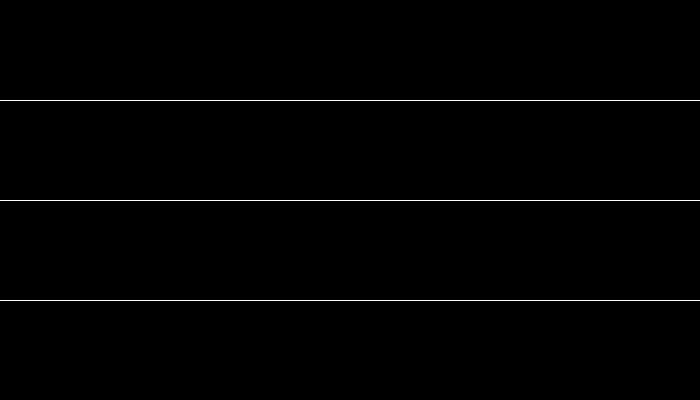
Frame 1 (no input)
Frame 60 (the mouse pressed at the canvas centre just before this capture): identical to frame 1, image omitted
Frame 120 (the mouse held since frame 60 and released just before this capture): identical to frame 1, image omitted

The Processing sketch that drew this single still picture (run headless with seeded random() and noise(); from frame 60 on, the mouse is pressed at the canvas centre):

// Processing sketch: processing_35835
// ── processing_35835.pde

int noLines = 3;

float speeds[] = {1,2,1}; 
float restLine[]= {100,200,300};
float disp[] = {0,0,0};
boolean mousemoving;

void setup() {
  size(700,400); 
  background(0); 
  stroke(255);
  smooth();
}



void draw() {
  
  background(0);
  
//// makes them move to the mouse and go back to rest
  if (mousemoving) {
  for (int i = 0; i < noLines; i++) {
      speeds[i] = speeds[i];
      
   if (restLine[i]+disp[i] < mouseY) {
        disp[i] += speeds[i];
      }
   if (restLine[i]+disp[i] > mouseY) {
        disp[i] -= speeds[i];
      }
    }
  }else{
    
     speeds[0] = speeds[0];
     speeds[1] = speeds[1];
     speeds[2] = speeds[2];
    for (int i = 0; i < noLines; i++) {
      if(disp[i] < 0) {
        disp[i] += speeds[i];

      }
   if (disp[i] > 0) {
     disp[i] -= speeds[i];
      }
    }
  }

  // this draws the lines
  
    for (int i = 0; i < noLines; i++) {
    for (int k = 1; k <= noLines; k++){
    line( 0, restLine[i]+(disp[i]/700)*mouseX, (width)*k + 1, restLine[i]+(disp[i]/700)*mouseX);
    }
  }
  
  //this resets mouse moving 
  if (mousemoving){
     speeds[0] = 1;
     speeds[1] = 1;
     speeds[2] = 1;
  }
  mousemoving = false;
  
}

void mouseMoved() {
  mousemoving = true;
  //changes speeds acording to mouses position
   if (mouseY <= height/ noLines && mouseY >= 0){
     speeds[0] = 2;
     speeds[1] = 1;
     speeds[2] = 0;
   }
   if (mouseY <= (height/ noLines)*2 && mouseY > height/ noLines){
     speeds[0] = 1;
     speeds[1] = 2;
     speeds[2] = 1;
   }
   if (mouseY <= (height/ noLines)*3 && mouseY > (height/ noLines)*2){
     speeds[0] = 0;
     speeds[1] = 1;
     speeds[2] = 2;
   }
}
